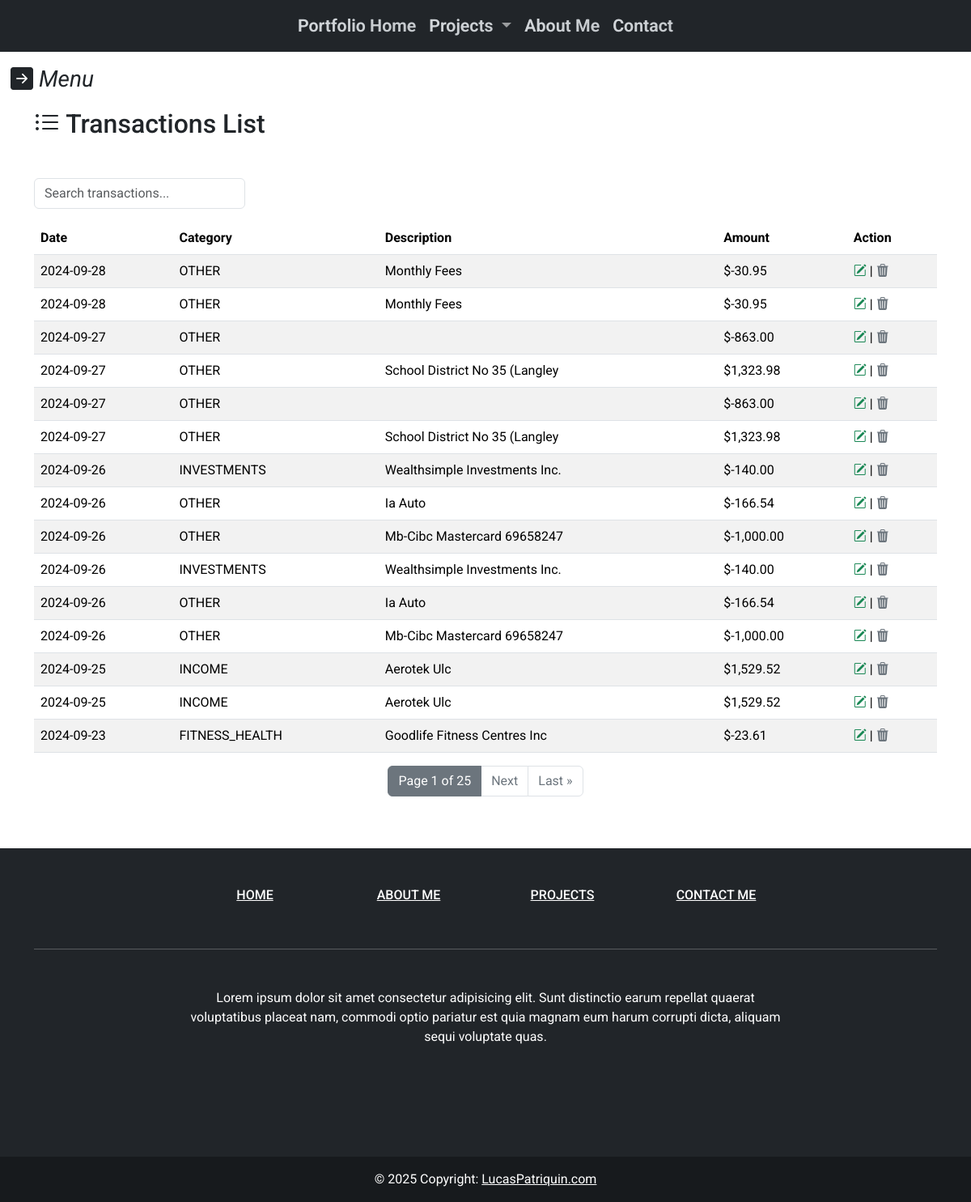
/finance_tracker/transactions/, run on an earlier commit of the app's database.
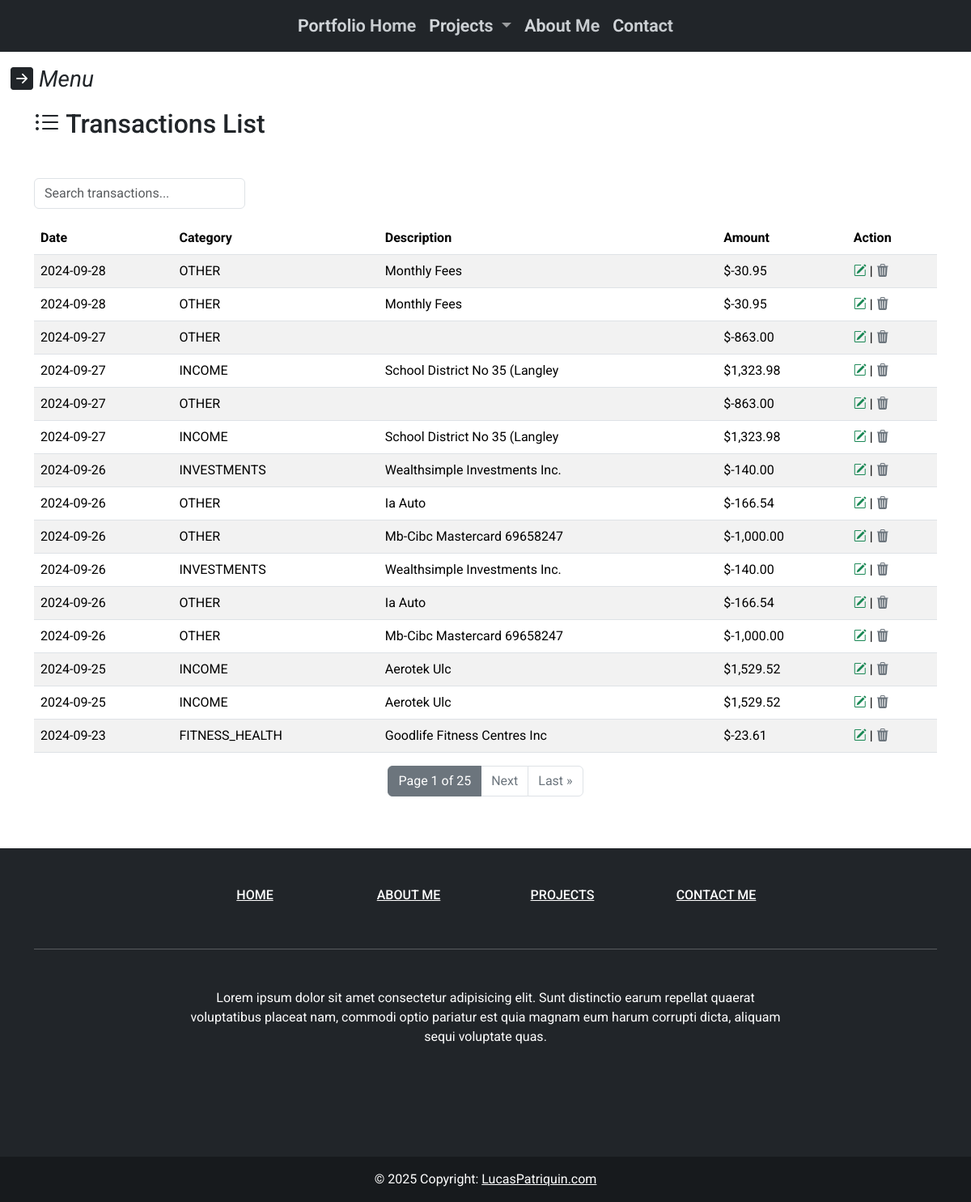
And on a later commit of the database.
### finance_tracker/models.py (models this page shows, shortened)
class Transaction(models.Model):
    date = models.DateField(null=True, blank=True)
    description = models.CharField(max_length=255)
    amount = models.DecimalField(max_digits=10, decimal_places=2)
    category = models.ForeignKey(Category, on_delete=models.SET_NULL, null=True, blank=True)

class Category(models.Model):
    name = models.CharField(max_length=255)
    class Meta:
        verbose_name_plural = "Categories"
    def __str__(self):
        return self.name

### finance_tracker/views.py (the view)
# urls.py: path('transactions/', views.TransactionListView.as_view(), name='transaction-list'),
class TransactionListView(ListView):
    paginate_by = 15
    model = Transaction
    ordering = ['-date']
    def get_queryset(self):
        queryset = super().get_queryset()
        search_term = self.request.GET.get('search_term') # Get the search term from the request
        clear_search = self.request.GET.get('clear_search') # Get value of 'clear_search'
        if clear_search: # Check if 'clear_search' parameter is present
            return super().get_queryset()
        if search_term:
            queryset = queryset.filter(
                Q(description__icontains=search_term) |
                Q(category__name__icontains=search_term)
            )
        return queryset

### finance_tracker/templates/finance_tracker/transaction_list.html (shortened to what this page needs)
{% extends 'finance_tracker/base.html' %}
{% load static %}
{% block content %}
<div class="container mx-auto">
    <div class="mb-5 mt-2">
        <h2 class="justin-content-center"><i class="bi bi-list-ul"></i> Transactions List</h2>
    </div>
    <div class="row">
        <div class="col-12 col-md-3">
            <form method="get" class="mb-3">
                <div class="input-group">
                    <input type="text" class="form-control" placeholder="Search transactions..." name="search_term" value="{{ request.GET.search_term }}">
                </div>
            </form>
        </div>
    </div>
    <table class="table table-striped">
        <thead>
            <tr>
            <th scope="col">Date</th>
            <th scope="col">Category</th>
            <th scope="col">Description</th>
            <th scope="col">Amount</th>
            <th scope="col">Action</th>
            </tr>
        </thead>
        <tbody>
            {% if page_obj %}
                {% for transaction in page_obj %}
                    <tr>
                        <td>{{ transaction.date|date:"Y-m-d" }}</td>
                        <td>{{ transaction.category|upper }}</td>
                        <td>{{ transaction.description }}</td>
                        <td>${{transaction.amount }}</td>
                        <td><a href="{% url 'finance_tracker:transaction_update' transaction.id %}"><i class="bi bi-pencil-square text-success"></i></a> |
                            <a href="{% url 'finance_tracker:transaction_delete' transaction.id %}"> <i class="bi bi-trash3-fill text-secondary"></i></a>
                        </td>
                    </tr>
                {% endfor %}
            {% else %}
                <tr> <td colspan="4">No Transactions yet.</td> </tr>
            {% endif %}
        </tbody>
    </table>
    <div class="pagination justify-content-center">
        <span class="step-links">
            <nav aria-label="Transaction lists pages">
                <ul class="pagination">
                    <li class="page-item active" aria-current="page"> <span class="page-link bg-secondary border-secondary">
                        Page {{ page_obj.number }} of {{ page_obj.paginator.num_pages }} <span class="visually-hidden">(current)</span>
                        </span>
                    </li>
                    {% if page_obj.has_next %}
                        <li class="page-item">
                            <a class="page-link text-secondary" href="?page={{ page_obj.next_page_number }}">Next</a>
                        </li>
                        <li class="page-item">
                            <a class="page-link text-secondary" href="?page={{ page_obj.paginator.num_pages }}">Last &raquo;</a>
                        </li>
                    {% endif %}
                </ul>
            </nav>
        </span>
    </div>
</div>
{% endblock content %}

### finance_tracker/templates/finance_tracker/base.html (shortened to what this page needs)
{% extends 'portfolio/base.html' %}
{% load static %}
{% block extra_css %}
    <link rel="stylesheet" href="{% static 'finance_tracker/css/finance_tracker.css' %}">
{% endblock extra_css%}
{% block nav_bar %}
    {{ block.super }}
    <button id="menu-button" class="btn float-start" data-bs-toggle="offcanvas" data-bs-target="#offcanvas" role="button">
        <i class="bi bi-arrow-right-square-fill fs-3" data-bs-toggle="offcanvas" data-bs-target="#offcanvas"> Menu</i>
    </button>
{% endblock %}

### portfolio/templates/portfolio/base.html (shortened to what this page needs)
{% load static %}
<!DOCTYPE html>
<html lang="en" > {% comment %}  data-bs-theme="dark" {% endcomment %}
    <head>
        <link href="https://cdn.jsdelivr.net/npm/bootstrap@5.3.3/dist/css/bootstrap.min.css" rel="stylesheet">
        <link rel="stylesheet" href="https://cdn.jsdelivr.net/npm/bootstrap-icons@1.10.5/font/bootstrap-icons.css">
        <link rel="stylesheet" href="{% static 'css/main.css' %}" />
       {% block extra_css %}{% endblock %}
    </head>
  <body>
        <header>
            {% block nav_bar %}
                {% include 'portfolio/components/navbar_2.html' %}
            {% endblock %}
        </header>
        <main id="body">
            {% block content %}
            {% endblock %}
        </main>
        <footer>
            {% block footer %}
                {% include 'portfolio/components/footer.html' %}
            {% endblock %}
        </footer>
    </body>
</html>

### portfolio/templates/portfolio/components/navbar_2.html (shortened to what this page needs)
<nav class="navbar navbar-expand-lg navbar-dark bg-dark fixed-top">
    <div class="container-fluid">
        <div
            class="collapse navbar-collapse justify-content-md-center"
            id="mainNavbarCollapse"
        >
            <ul class="navbar-nav">
            <li class="nav-item active">
                <a class="nav-link text-gradient" href="{% url 'portfolio:home' %}"
                >Portfolio Home</a>
            </li>
            <li class="nav-item dropdown">
                <a
                class="nav-link dropdown-toggle text-gradient"
                href="#"
                id="navbarDropdown"
                role="button"
                data-bs-toggle="dropdown"
                aria-expanded="false"
                >
                Projects
                </a>
                <li class="nav-item">
                <a class="nav-link text-gradient" href="{% url 'portfolio:home' %}#about-me"
                    >About Me</a
                >
                </li>
                <li class="nav-item">
                <a class="nav-link text-gradient" href="{% url 'portfolio:home' %}#contact-me"
                    >Contact</a
                >
                </li>
            </li>
            </ul>
        </div>
    </div>
</nav>

### portfolio/templates/portfolio/components/footer.html (shortened to what this page needs)
<footer class="text-center text-white bg-dark" data-bs-theme="dark">
<div class="container">
    <section class="mt-5">
        <div class="row text-center d-flex justify-content-center pt-5">
            <div class="col-md-2">
            <h6 class="text-uppercase font-weight-bold">
                <a href="{% url 'portfolio:home' %}" class="text-white">Home</a>
            </h6>
            </div>
            <div class="col-md-2">
            <h6 class="text-uppercase font-weight-bold">
                <a href="{% url 'portfolio:home' %}#about-me" class="text-white">About me</a>
            </h6>
            </div>
            <div class="col-md-2">
            <h6 class="text-uppercase font-weight-bold">
                <a href="{% url 'portfolio:home' %}#projects" class="text-white">Projects</a>
            </h6>
            </div>
            <div class="col-md-2">
            <h6 class="text-uppercase font-weight-bold">
                <a href="{% url 'portfolio:home' %}#contact-me" class="text-white">Contact me</a>
            </h6>
            </div>
        </div>
    </section>
    <hr class="my-5" />
    <section class="mb-5">
    <div class="row d-flex justify-content-center">
        <div class="col-lg-8">
        <p>
            Lorem ipsum dolor sit amet consectetur adipisicing elit. Sunt
            distinctio earum repellat quaerat voluptatibus placeat nam,
            commodi optio pariatur est quia magnam eum harum corrupti dicta,
            aliquam sequi voluptate quas.
        </p>
        </div>
    </div>
    </section>
    <section class="text-center mb-5">
    </section>
</div>
<div class="text-center p-3" style="background-color: rgba(0, 0, 0, 0.29)">
    © 2025 Copyright:
    <a class="text-white" href="https://lucaspatriquin.com/">LucasPatriquin.com</a>
</div>
</footer>

### static/css/main.css (style rules this page uses)
body { display: flex; flex-direction: column; margin: 0; font-family: 'Roboto', sans-serif; min-height: 100vh; }
main { flex: 1; }
.navbar-nav .nav-link.text-gradient { font-size: 16pt; font-weight: 600; background-clip: text; -webkit-background-clip: text; background-image: linear-gradient(to bottom right, #adb5bd, #6c757d); }

### finance_tracker/static/finance_tracker/css/finance_tracker.css (style rules this page uses)
#menu-button { margin-top: 70px; margin-right: 20px; }

What changed in the data, as far as the page shows it:
changed Transaction (number 4 of 15 on the later page): category "OTHER" → "INCOME"
changed Transaction (number 6 of 15 on the later page): category "OTHER" → "INCOME"
